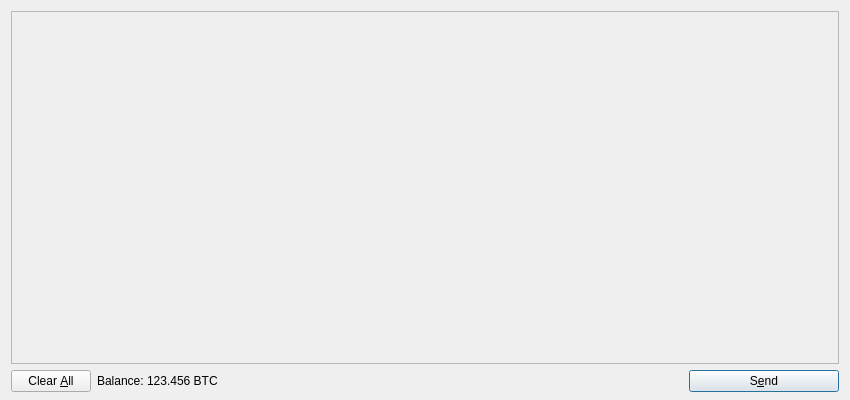
<?xml version="1.0" encoding="UTF-8"?>
<ui version="4.0">
 <class>SendCoinsDialog</class>
 <widget class="QDialog" name="SendCoinsDialog">
  <property name="geometry">
   <rect>
    <x>0</x>
    <y>0</y>
    <width>850</width>
    <height>400</height>
   </rect>
  </property>
  <property name="windowTitle">
   <string>Send Coins</string>
  </property>
  <layout class="QVBoxLayout" name="verticalLayout" stretch="0,1,0">
   <property name="bottomMargin">
    <number>8</number>
   </property>
   <item>
    <widget class="QScrollArea" name="scrollArea">
     <property name="widgetResizable">
      <bool>true</bool>
     </property>
     <widget class="QWidget" name="scrollAreaWidgetContents">
      <property name="geometry">
       <rect>
        <x>0</x>
        <y>0</y>
        <width>830</width>
        <height>122</height>
       </rect>
      </property>
      <layout class="QVBoxLayout" name="verticalLayout_2">
       <property name="leftMargin">
        <number>0</number>
       </property>
       <property name="topMargin">
        <number>0</number>
       </property>
       <property name="rightMargin">
        <number>0</number>
       </property>
       <property name="bottomMargin">
        <number>0</number>
       </property>
       <item>
        <layout class="QVBoxLayout" name="entries">
         <property name="spacing">
          <number>6</number>
         </property>
        </layout>
       </item>
       <item>
        <spacer name="verticalSpacer">
         <property name="orientation">
          <enum>Qt::Vertical</enum>
         </property>
         <property name="sizeHint" stdset="0">
          <size>
           <width>20</width>
           <height>40</height>
          </size>
         </property>
        </spacer>
       </item>
      </layout>
     </widget>
    </widget>
   </item>
   <item>
    <layout class="QHBoxLayout" name="horizontalLayout">
     <item>
      <widget class="QPushButton" name="clearButton">
       <property name="sizePolicy">
        <sizepolicy hsizetype="Minimum" vsizetype="Fixed">
         <horstretch>0</horstretch>
         <verstretch>0</verstretch>
        </sizepolicy>
       </property>
       <property name="toolTip">
        <string>Remove all transaction fields</string>
       </property>
       <property name="text">
        <string>Clear &amp;All</string>
       </property>
       <property name="icon">
        <iconset resource="../bitcoin.qrc">
         <normaloff>:/icons/remove</normaloff>:/icons/remove</iconset>
       </property>
       <property name="autoRepeatDelay">
        <number>300</number>
       </property>
       <property name="autoDefault">
        <bool>false</bool>
       </property>
      </widget>
     </item>
     <item>
      <layout class="QHBoxLayout" name="horizontalLayout_2">
       <property name="spacing">
        <number>3</number>
       </property>
       <item>
        <widget class="QLabel" name="labelSendBalanceText">
         <property name="text">
          <string>Balance:</string>
         </property>
        </widget>
       </item>
       <item>
        <widget class="QLabel" name="labelBalance">
         <property name="cursor">
          <cursorShape>IBeamCursor</cursorShape>
         </property>
         <property name="text">
          <string>123.456 BTC</string>
         </property>
         <property name="textInteractionFlags">
          <set>Qt::LinksAccessibleByMouse|Qt::TextSelectableByKeyboard|Qt::TextSelectableByMouse</set>
         </property>
        </widget>
       </item>
      </layout>
     </item>
     <item>
      <spacer name="horizontalSpacer">
       <property name="orientation">
        <enum>Qt::Horizontal</enum>
       </property>
       <property name="sizeHint" stdset="0">
        <size>
         <width>40</width>
         <height>20</height>
        </size>
       </property>
      </spacer>
     </item>
     <item>
      <widget class="QPushButton" name="sendButton">
       <property name="minimumSize">
        <size>
         <width>150</width>
         <height>0</height>
        </size>
       </property>
       <property name="toolTip">
        <string>Confirm the send action</string>
       </property>
       <property name="text">
        <string>S&amp;end</string>
       </property>
       <property name="icon">
        <iconset resource="../bitcoin.qrc">
         <normaloff>:/icons/send</normaloff>:/icons/send</iconset>
       </property>
       <property name="default">
        <bool>true</bool>
       </property>
      </widget>
     </item>
    </layout>
   </item>
  </layout>
 </widget>
 <resources>
  <include location="../bitcoin.qrc"/>
 </resources>
 <connections/>
</ui>
